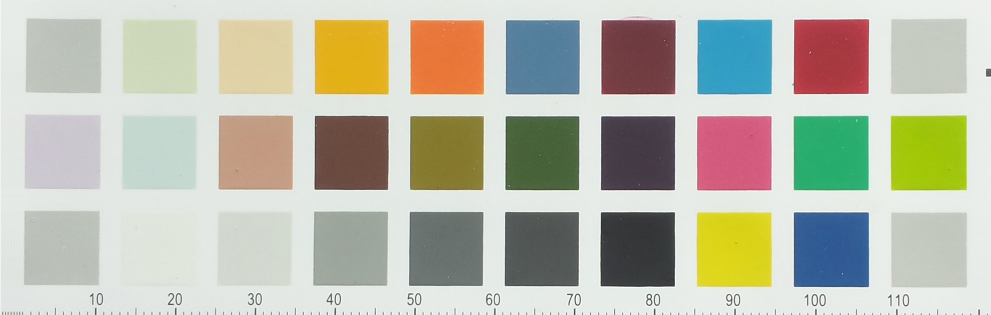
#> input picture python/strip-test/input1.jpg, 1981 x 630 px (shown at 1/2 size)
$ python calibV4-3DV5.py   (Python 2 division)
#> lines starting #> are read from the running program, lines starting #| are printed output that depends on the picture; after the words box and inside, x2 and y2 are one past the last pixel; in counts of white or black regions, pixels touching at a corner belong together; long printed decimals are rounded
import numpy as np
import math
import cv2
import sys
# color conversions from http://www.easyrgb.com/

# according to http://www.easyrgb.com/index.php?X=MATH&H=07
# functions checked with http://www.easyrgb.com/index.php?X=CALC
def RGB2XYZ(R,G,B):
	var_R = R / 255.0        #R from 0 to 255
	var_G = G / 255.0        #G from 0 to 255
	var_B = B / 255.0        #B from 0 to 255

	if var_R > 0.04045:
		var_R = math.pow((var_R + 0.055) / 1.055,2.4)
	else:
		var_R = var_R / 12.92

	if var_G > 0.04045:
		var_G = math.pow((var_G + 0.055) / 1.055,2.4)
	else:
		var_G = var_G / 12.92

	if var_B > 0.04045:
		var_B = math.pow((var_B + 0.055) / 1.055,2.4)
	else:
		var_B = var_B / 12.92

	var_R = var_R * 100
	var_G = var_G * 100
	var_B = var_B * 100

	#Observer. = 2deg, Illuminant = D65
	X = var_R * 0.4124 + var_G * 0.3576 + var_B * 0.1805
	Y = var_R * 0.2126 + var_G * 0.7152 + var_B * 0.0722
	Z = var_R * 0.0193 + var_G * 0.1192 + var_B * 0.9505

	return X,Y,Z

# functions checked with http://www.easyrgb.com/index.php?X=CALC
def XYZ2LAB(X,Y,Z):
	ref_X =  95.047   #Observer= 2 deg, Illuminant= D65
	ref_Y = 100.000
	ref_Z = 108.883

	var_X = X / ref_X
	var_Y = Y / ref_Y
	var_Z = Z / ref_Z

	if var_X > 0.008856:
		var_X = math.pow(var_X,1.0/3)
	else:
		var_X = 7.787 * var_X + 16.0 / 116

	if var_Y > 0.008856:
		var_Y = math.pow(var_Y,1.0/3)
	else:
		var_Y = 7.787 * var_Y + 16.0 / 116

	if var_Z > 0.008856:
		var_Z = math.pow(var_Z,1.0/3)
	else:
		var_Z = 7.787 * var_Z + 16.0 / 116

	CIEL = 116.0 * var_Y - 16
	CIEa = 500.0 * (var_X - var_Y)
	CIEb = 200.0 * (var_Y - var_Z)

	return CIEL,CIEa,CIEb

#E94 distance between two lab colours
# checked with http://colormine.org/delta-e-calculator/cie94
def E94Diff(l1,a1,b1,l2,a2,b2):
	dL = l1 - l2
	C1 = math.sqrt(a1 * a1 + b1 * b1)
	C2 = math.sqrt(a2 * a2 + b2 * b2)
	dC = C1 - C2
	da = a1 - a2
	db = b1 - b2

	dE = math.sqrt(dL**2 + da**2 + db**2)
	if math.sqrt(dE) > (math.sqrt(abs(dL)) + math.sqrt(abs(dC))):
		dH = math.sqrt((dE * dE) - (dL * dL) - (dC * dC))
	else:
		dH = 0.0

	SL = 1.0
	SC = 1.0 + 0.045 * C1
	SH = 1.0 + 0.015 * C1

	dE94 = math.sqrt((dL/SL)**2 + (dC/SC)**2 + (dH/SH)**2)

	return dE94

# calibration values of QPcard 201
# numbering, with text Qpcard placed on the left:
# text | 0  1  2  3  4  5  6  7  8  9
# text | 10 11 12 13 14 15 16 17 18 19
# text | 20 21 22 23 24 25 26 27 28 29
# order B,G,R
# greyscale, from light to dark: 8,7,9,6,5,4,3
def createQPcardCalTable():
	qpCardCal = np.zeros(shape=(30,3))

	qpCardCal[0] =[184,186,186]
	qpCardCal[1] =[142,89,66]
	qpCardCal[2] =[64,201,230]
	qpCardCal[3] =[64,64,64]
	qpCardCal[4] =[94,94,94]
	qpCardCal[5] =[117,116,115]
	qpCardCal[6] =[157,159,159]
	qpCardCal[7] =[212,214,214]
	qpCardCal[8] =[238,241,239]
	qpCardCal[9] =[184,186,186]
	qpCardCal[10] =[46,180,179]
	qpCardCal[11] =[109,161,92]
	qpCardCal[12] =[122,81,171]
	qpCardCal[13] =[80,66,76]
	qpCardCal[14] =[69,104,93]
	qpCardCal[15] =[62,121,136]
	qpCardCal[16] =[71,83,105]
	qpCardCal[17] =[128,148,177]
	qpCardCal[18] =[216,219,203]
	qpCardCal[19] =[212,193,202]
	qpCardCal[20] =[184,186,186]
	qpCardCal[21] =[57,50,130]
	qpCardCal[22] =[189,149,81]
	qpCardCal[23] =[69,61,101]
	qpCardCal[24] =[157,126,108]
	qpCardCal[25] =[49,112,209]
	qpCardCal[26] =[37,166,233]
	qpCardCal[27] =[170,207,234]
	qpCardCal[28] =[193,219,217]
	qpCardCal[29] =[184,186,186]

	return qpCardCal

# Qpcard values for grayscale
# from qpcard201.it8.txt
def grayCalVal(qpCardCal):
	Bcal = [qpCardCal[8,0],qpCardCal[7,0],qpCardCal[9,0],qpCardCal[6,0],qpCardCal[5,0],qpCardCal[4,0],qpCardCal[3,0]]
	Gcal = [qpCardCal[8,1],qpCardCal[7,1],qpCardCal[9,1],qpCardCal[6,1],qpCardCal[5,1],qpCardCal[4,1],qpCardCal[3,1]]
	Rcal = [qpCardCal[8,2],qpCardCal[7,2],qpCardCal[9,2],qpCardCal[6,2],qpCardCal[5,2],qpCardCal[4,2],qpCardCal[3,2]]

	return Bcal,Gcal,Rcal

def grayMeasVal(qpCard):
	Bmeas = [qpCard[8,0],qpCard[7,0],qpCard[9,0],qpCard[6,0],qpCard[5,0],qpCard[4,0],qpCard[3,0]]
	Gmeas = [qpCard[8,1],qpCard[7,1],qpCard[9,1],qpCard[6,1],qpCard[5,1],qpCard[4,1],qpCard[3,1]]
	Rmeas = [qpCard[8,2],qpCard[7,2],qpCard[9,2],qpCard[6,2],qpCard[5,2],qpCard[4,2],qpCard[3,2]]

	return Bmeas,Gmeas,Rmeas

def dist2(b1,g1,r1,b2,g2,r2):
	return (b1-b2)**2 + (g1-g2)**2 + (r1-r2)**2

def measureSquareL(img,bitDepth,x,y,d):
	totalL = 0
	totalNum = 0
	for j in range (-d,d):
		for jj in range(-d,d):
			totalL = totalL + img[y+j,x+jj,1]
			totalNum = totalNum + 1

	avgL = 1.0 * totalL / totalNum
	return avgL

def measureSquare(img,bitDepth,x,y,d):
	totalB = totalG = totalR = 0
	totalNum = 0
	if bitDepth == 8:
		fac = 1.0
	else:
		fac = 1.0 / 256

	for j in range (-d,d):
		for jj in range(-d,d):
			totalB = totalB + img[y+j,x+jj,0] * fac
			totalG = totalG + img[y+j,x+jj,1] * fac
			totalR = totalR + img[y+j,x+jj,2] * fac
			totalNum = totalNum + 1

	avgB = 1.0 * totalB / totalNum
	avgG = 1.0 * totalG / totalNum
	avgR = 1.0 * totalR / totalNum

	totalB = totalG = totalR = 0
	totalNum = 0
	for j in range (-d,d):
		for jj in range(-d,d):
			if dist2(img[y+j,x+jj,0] * fac,img[y+j,x+jj,1] * fac,img[y+j,x+jj,2] * fac,avgB,avgG,avgR) < 100:
				totalB = totalB + img[y+j,x+jj,0] * fac
				totalG = totalG + img[y+j,x+jj,1] * fac
				totalR = totalR + img[y+j,x+jj,2] * fac
				totalNum = totalNum + 1

	avgB = 1.0 * totalB / totalNum
	avgG = 1.0 * totalG / totalNum
	avgR = 1.0 * totalR / totalNum

	return avgB, avgG, avgR

# xoff, yoff: offset of first block
# dist: distance between blocks
# size: size of block
# card numbering: column, row, with column=0....9, row=0...2
def measureCard(img,bitDepth,xoff,yoff,dist,size):
	qpCard = np.zeros(shape=(30,3))

	# get values
	for i in range(0,3):
		for ii in range(0,10):
			sqNum = 29 - 10 * i - ii
			B,G,R = measureSquare(img, bitDepth, int(xoff + ii * (dist + size) + size * 0.5), int(yoff + i * (dist + size) + size * 0.5),15)
			qpCard[sqNum,0] = B
			qpCard[sqNum,1] = G
			qpCard[sqNum,2] = R
	return qpCard

def measureCardIllumHLS(img,xoff,yoff,dist,size,d):
	qpCardIllum = np.zeros(shape=(40,3))

	# get values
	num = 0
	corrY = 0
	for i in range(0,4): # rows
		for ii in range(0,10): # cols
			if i == 3:
				corrY = -dist/4;
			x = int(xoff + ii * (dist + size))
			y = int(yoff + i * (dist + size) + corrY)
			L = measureSquareL(img, 8, x, y,d)
			# print "L", L
			qpCardIllum[num,0] = x
			qpCardIllum[num,1] = y
			qpCardIllum[num,2] = L
			num = num + 1
			# print x,y,CIE_L
	return qpCardIllum

def addBlackPixel(img,x,y):
	img[y,x,0] = 0;
	img[y,x,1] = 0;
	img[y,x,2] = 0;

# visual check illumination pionts
def addBlack(img,bitDepth,xoff,yoff,dist,size,d):
	imgCopy = np.copy(img)
	corrY = 0
	for i in range(0,4):
		for ii in range(0,10):
			if i == 3:
				corrY = -dist/2;
			sqNum = 29 - 10 * i - ii
			for j in range (-d,d):
				for jj in range(-d,d):
					addBlackPixel(imgCopy,int(xoff + ii * (dist + size) + j), int(yoff + i * (dist + size) + corrY + jj))

	bgr = cv2.cvtColor(imgCopy, cv2.COLOR_HLS2BGR_FULL)
	# cv2.imshow('image',bgr)
	# cv2.waitKey(0)


def addColour(img,bitdepth,x,y,calVals):
	if bitdepth == 16:
		fac = 256
	else:
		fac = 1
	img[y,x,0] = calVals[0] * fac;
	img[y,x,1] = calVals[1] * fac;
	img[y,x,2] = calVals[2] * fac;

# visual check, puts calibrated values in sample area
def addCalColours(img,bitDepth,xoff,yoff,dist,size,calTable,filename):
	d = 15
	imgCopy = np.copy(img)
	for i in range(0,3):
		for ii in range(0,10):
			sqNum = 29 - 10 * i - ii
			for j in range (-d,d):
				for jj in range(-d,d):
					addColour(imgCopy,bitDepth,int(xoff + ii * (dist + size) + size * 0.5 + j), int(yoff + i * (dist + size) + size * 0.5 + jj),calTable[sqNum])

	# cv2.imshow('image',imgCopy)
	cv2.imwrite(filename,imgCopy)

#create a numpy array of 256 int (= single channel of the lookup table)
def createLUT(pol2B,pol2G,pol2R):
	lutB = np.arange(256, dtype = "uint16")
	lutG = np.arange(256, dtype = "uint16")
	lutR = np.arange(256, dtype = "uint16")

	for i in range(0,256):
		detB = pol2B[1]**2 - 4.0 * pol2B[0] * (pol2B[2]-i)
		if detB < 0:
			lutB[i] = i * 256
		else:
			B = int(round((-pol2B[1] + math.sqrt(detB)) * 256 / (2 * pol2B[0])))
			if B < 0:
				lutB[i] = 0
			else:
				if B > 65535:
					lutB[i] = 65535
				else:
					lutB[i] = B

		detG = pol2G[1]**2 - 4.0 * pol2G[0] * (pol2G[2]-i)
		if detG < 0:
			lutG[i] = i * 256
		else:
			G = int(round((-pol2G[1] + math.sqrt(detG)) * 256 / (2 * pol2G[0])))
			if G < 0:
				lutG[i] = 0
			else:
				if G > 65535:
					lutG[i] = 65535
				else:
					lutG[i] = G

		detR = pol2R[1]**2 - 4.0 * pol2R[0] * (pol2R[2]-i)
		if detR < 0:
			lutR[i] = i * 256
		else:
			R = int(round((-pol2R[1] + math.sqrt(detR)) * 256 / (2.0 * pol2R[0])))
			if R < 0:
				lutR[i] = 0
			else:
				if R > 65535:
					lutR[i] = 65535
				else:
					lutR[i] = R

	return cv2.merge((lutB,lutG,lutR))

# compute colour differences between original measured and calibration values
# qpCardCal has the real calibration card values
# qpCard1 has had illumination homogeneity correction
# qpCard2 has had gray scale calibration (gamma + white balance)
# qpCard3 has had 3D LUT calibration
def computeErrors(qpCardCal,qpCard1,qpCard2,qpCard3):
	E94_1_tot = E94_2_tot = E94_3_tot = 0
	E94_1_max = E94_2_max = E94_3_max = -100

	for i in range(0,30):
		X_cal,Y_cal,Z_cal = RGB2XYZ(qpCardCal[i,2],qpCardCal[i,1],qpCardCal[i,0])
		CIE_L_cal,CIE_a_cal,CIE_b_cal = XYZ2LAB(X_cal,Y_cal,Z_cal)

		X1,Y1,Z1 = RGB2XYZ(qpCard1[i,2],qpCard1[i,1],qpCard1[i,0])
		CIE_L1,CIE_a1,CIE_b1 = XYZ2LAB(X1,Y1,Z1)
		E94_1 = E94Diff(CIE_L_cal,CIE_a_cal,CIE_b_cal,CIE_L1,CIE_a1,CIE_b1)
		E94_1_tot = E94_1_tot + E94_1
		if (E94_1 > E94_1_max):
			E94_1_max = E94_1

		X2,Y2,Z2 = RGB2XYZ(qpCard2[i,2],qpCard2[i,1],qpCard2[i,0])
		CIE_L2,CIE_a2,CIE_b2 = XYZ2LAB(X2,Y2,Z2)
		E94_2 = E94Diff(CIE_L_cal,CIE_a_cal,CIE_b_cal,CIE_L2,CIE_a2,CIE_b2)
		E94_2_tot = E94_2_tot + E94_2
		if (E94_2 > E94_2_max):
			E94_2_max = E94_2

		X3,Y3,Z3 = RGB2XYZ(qpCard3[i,2],qpCard3[i,1],qpCard3[i,0])
		CIE_L3,CIE_a3,CIE_b3 = XYZ2LAB(X3,Y3,Z3)
		E94_3 = E94Diff(CIE_L_cal,CIE_a_cal,CIE_b_cal,CIE_L3,CIE_a3,CIE_b3)
		E94_3_tot = E94_3_tot + E94_3
		if (E94_3 > E94_3_max):
			E94_3_max = E94_3

	print "############# Errors ################\n"
	print "illum mean error: ", E94_1_tot/30, ", max error: ", E94_1_max
	print "gray scale mean error: ", E94_2_tot/30, ", max error: ", E94_2_max
	print "3D LUT mean error:",E94_3_tot/30, ", max error: ", E94_3_max

############################### start of main programme #############################
# input 1
xoff=55
yoff=38
dist=43
size=148

xoffb=30
yoffb=21
distb=43
sizeb=148

# [7 lines of commented-out code are left out]
img = cv2.imread('input1.jpg',cv2.IMREAD_COLOR)
#> img is the input picture: shape (630, 1981, 3); mean B, G, R 173.9, 189, 188.3

# all Qp card calibration values.
qpCardCal = createQPcardCalTable()

# create image with superimposed calibration values
addCalColours(img,8,xoff,yoff,dist,size,qpCardCal,"new-nocal.png")
#> after the loop in addCalColours, `for i in range(0,3):`:
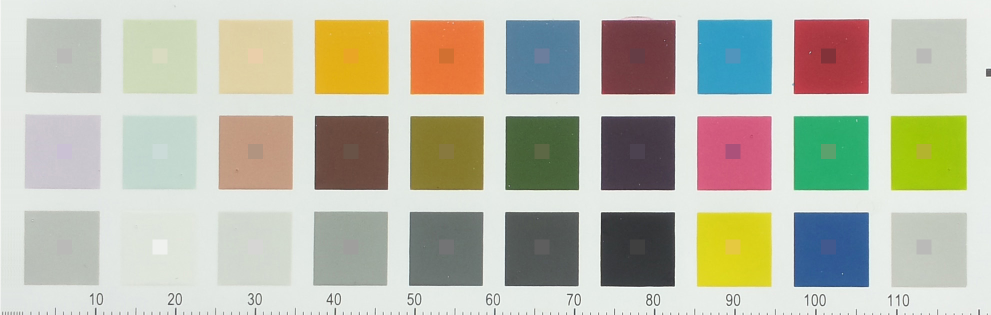
#> imgCopy: shape (630, 1981, 3) (shown at 1/2 size); 2.16% of pixels changed, all inside (x1, y1, x2, y2) = (114, 97, 1863, 509)

####################### start illumination homogeneity correction ####################
# Using https://clouard.users.greyc.fr/Pantheon/experiments/illumination-correction/index-en.html
hls = cv2.cvtColor(img, cv2.COLOR_BGR2HLS_FULL)
#> hls: shape (630, 1981, 3); mean of channels 0, 1, 2 96.2, 183.2, 58.6

xyl = measureCardIllumHLS(hls,xoffb,yoffb,distb,sizeb,3)
#> after the loop in measureCardIllumHLS, `for i in range(0,4):`: num = 40; qpCardIllum = 40 rows, first 8: [30, 21, 233.4], [221, 21, 228.7], [412, 21, 229.6], [603, 21, 230], [794, 21, 230.6], [985, 21, 231.3], [1176, 21, 232.5], [1367, 21, 232.7]
#> xyl has the same summary as qpCardIllum in measureCardIllumHLS

# model this with a linear slope with lstsq fit
# http://stackoverflow.com/questions/15959411/fit-points-to-a-plane-algorithms-how-to-iterpret-results
# The plane is: L = aX + bY + c

[rows,cols] = xyl.shape
#> rows = 40; cols = 3
# the third column is for the constant c
Col = np.ones((rows,3))
Col[:,0] = xyl[:,0]  #X
Col[:,1] = xyl[:,1]  #Y
L = xyl[:,2]
#> L = 40 values, max 236.3 at index 9, min 226.2 at index 30, mean 231.2
(a,b,c),resid,rank,s = np.linalg.lstsq(Col,L)
#> a = 0.00373; b = -0.0014; c = 228.4; resid = [76.87]; rank = 3; s = [6822.7, 1616.9, 2.64]
print "plane model (z = ax + by + c): ", a,b,c
#| plane model (z = ax + by + c):  0.003733 -0.001395 228.353

#compute mean (the value of the plane in the middle of the image)
[ver,hor,depth] = img.shape
#> ver = 630; hor = 1981; depth = 3
Lmean = a * (hor/2) + b * (ver/2) + c
#> Lmean = 231.6
print "dimensions:",hor, ver
#| dimensions: 1981 630
print "Lmean:",Lmean
#| Lmean: 231.609

# correct image
# use the the plane to recalibrate the patches
imgIllCorr = np.zeros((hls.shape[0],hls.shape[1],3), np.uint8)
for i in range(0,hls.shape[0]): # rows (y)
	for ii in range(0,hls.shape[1]): # cols (x)
		imgIllCorr[i,ii,0] = hls[i,ii,0]
		imgIllCorr[i,ii,1] = int(round(hls[i,ii,1] - (a * ii + b * i + c) + Lmean))
		imgIllCorr[i,ii,2] = hls[i,ii,2]
#> imgIllCorr: shape (630, 1981, 3); mean of channels 0, 1, 2 96.2, 183, 58.6

imgCorrRGB = cv2.cvtColor(imgIllCorr, cv2.COLOR_HLS2BGR_FULL)

# export result with calibration values
addCalColours(imgCorrRGB,8,xoff,yoff,dist,size,qpCardCal,"new-illum-homog.png")
#> call 2 of addCalColours, with bitDepth = 8, xoff = 55, yoff = 38, dist = 43, size = 148, calTable = array of shape (30, 3), filename = 'new-illum-homog.png'
#> after the loop in addCalColours (call 2), `for i in range(0,3):`:
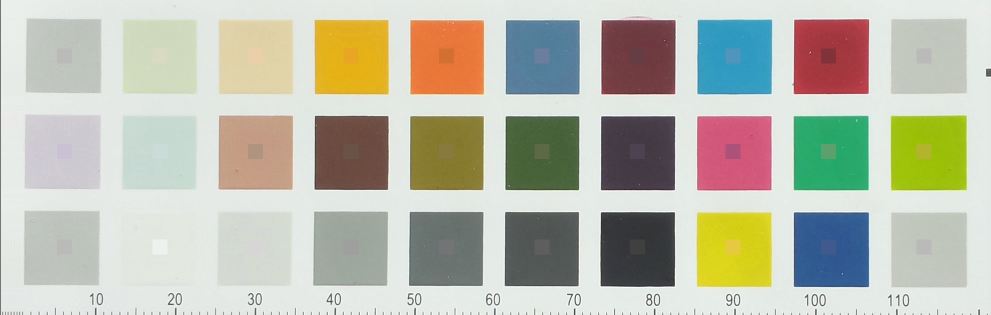
#> imgCopy: shape (630, 1981, 3) (shown at 1/2 size); mean B, G, R 174, 188.8, 188.3

######################## end illumination correction ######################

######################## start gray callibration - 1D LUT #################
qpCard1 = measureCard(imgCorrRGB,8,xoff,yoff,dist,size)
#> after the loop in measureCard, `for i in range(0,3):`: qpCard = 30 rows, first 8: [188.6, 198.6, 192.6], [144.1, 88.25, 46.35], [22.94, 209.1, 216.1], [55.98, 53.66, 52.68], [84.65, 86.28, 81.04], [110.5, 114.2, 104.6], [156.4, 165.5, 156.8], [208.5, 217, 211.6]
#> qpCard1 has the same summary as qpCard in measureCard

# start grayscale calibration
Bcal,Gcal,Rcal = grayCalVal(qpCardCal)
Bmeas,Gmeas,Rmeas = grayMeasVal(qpCard1)
#> in grayMeasVal, `Bmeas = [qpCard[8,0],qpCard[7,0],qpCard[9,0],qpCard[6,0],qpCard[5,0],q..`: Bmeas = [223, 208.5, 187.6, 156.4, 110.5, 84.65, 55.98]
#> in grayMeasVal, `Gmeas = [qpCard[8,1],qpCard[7,1],qpCard[9,1],qpCard[6,1],qpCard[5,1],q..`: Gmeas = [231.4, 217, 193.8, 165.5, 114.2, 86.28, 53.66]
#> in grayMeasVal, `Rmeas = [qpCard[8,2],qpCard[7,2],qpCard[9,2],qpCard[6,2],qpCard[5,2],q..`: Rmeas = [226.1, 211.6, 189.4, 156.8, 104.6, 81.04, 52.68]
#> Bmeas = [223, 208.5, 187.6, 156.4, 110.5, 84.65, 55.98]; Gmeas = [231.4, 217, 193.8, 165.5, 114.2, 86.28, 53.66]; Rmeas = [226.1, 211.6, 189.4, 156.8, 104.6, 81.04, 52.68]

pol2B = np.polyfit(Bcal,Bmeas,2)
#> pol2B = [-0.00149, 1.45, -35.04]
pol2G = np.polyfit(Gcal,Gmeas,2)
#> pol2G = [-0.00201, 1.66, -47.77]
pol2R = np.polyfit(Rcal,Rmeas,2)
#> pol2R = [-0.00129, 1.43, -38.14]

# print pol2B,pol2G,pol2R

# create 1D linearizing lut. This does gamma correction and white balance
lut = createLUT(pol2B,pol2G,pol2R)
#> the loop in createLUT, `for i in range(0,256):` made 256 passes
#> (detB, B, detG, G, detR, R) on passes 1 to 12: (1.9, 6332, 2.36, 7663, 1.85, 6997), (1.9, 6518, 2.35, 7829, 1.85, 7185), (1.89, 6704, 2.34, 7997, 1.84, 7373), (1.89, 6890, 2.33, 8164, 1.84, 7562), (1.88, 7076, 2.33, 8332, 1.83, 7751), (1.87, 7263, 2.32, 8500, 1.82, 7941), (1.87, 7450, 2.31, 8668, 1.82, 8130), (1.86, 7638, 2.3, 8837, 1.81, 8320), (1.86, 7825, 2.29, 9005, 1.81, 8510), (1.85, 8013, 2.29, 9175, 1.8, 8701), (1.84, 8202, 2.28, 9344, 1.8, 8892), (1.84, 8390, 2.27, 9514, 1.79, 9083)
#> (detB, B, G, R) on passes 61 to 66: (1.55, 18039, 18237, 18802), (1.54, 18245, 18424, 19009), (1.54, 18452, 18612, 19215), (1.53, 18658, 18800, 19422), (1.52, 18866, 18988, 19630), (1.52, 19073, 19177, 19837)
#> after the loop in createLUT, `for i in range(0,256):`: lutB = 256 values from 6332 to 65535; lutG = 256 values from 7663 to 65535; lutR = 256 values from 6997 to 65535
#> lut = 256 rows, first 8: [6332, 7663, 6997], [6518, 7829, 7185], [6704, 7997, 7373], [6890, 8164, 7562], [7076, 8332, 7751], [7263, 8500, 7941], [7450, 8668, 8130], [7638, 8837, 8320]

# apply LUT and save result
img1Dcorr = np.zeros((imgCorrRGB.shape[0],imgCorrRGB.shape[1],3), np.uint16)
cv2.LUT(imgCorrRGB,lut,img1Dcorr)

# export result with calibration values attached.
addCalColours(img1Dcorr,16,xoff,yoff,dist,size,qpCardCal,"new-1D-corr.png")
qpCard2 = measureCard(img1Dcorr,16,xoff,yoff,dist,size)
#> after the loop in measureCard (call 2), `for i in range(0,3):`: qpCard = 30 rows, first 8: [191.3, 194.9, 195.7], [144.6, 92.55, 62.59], [41.69, 207.3, 222], [67.25, 66.64, 67.58], [90.78, 91, 90.7], [113.2, 113.4, 110.8], [156.9, 159.8, 158.9], [214.7, 217.1, 216.8]
#> qpCard2 has the same summary as qpCard in measureCard
######################## end gray callibration - 1D LUT #################


############################## start 3D LUT correction ##############################
#Following http://docs.scipy.org/doc/scipy/reference/tutorial/linalg.html#solving-linear-least-squares-problems-and-pseudo-inverses
# we will solve P = M x

# first create matrix M:
#     (B1 G1 R1)
#     (B2 G2 R2)
# M = (B3 G3 R3)
#     (B4 G4 R4)
#		....
#     (Bn Gn Rn)

M1 = []
Cal1 = []
for i in range(0,30):
	M1.append([qpCard2[i,0],qpCard2[i,1],qpCard2[i,2]])
	Cal1.append([qpCardCal[i,0],qpCardCal[i,1],qpCardCal[i,2]])
#> after the loop, Cal1 = 30 items, first 6: [184, 186, 186], [142, 89, 66], [64, 201, 230], [64, 64, 64], [94, 94, 94], [117, 116, 115]; M1 = 30 items, first 6: [191.3, 194.9, 195.7], [144.6, 92.55, 62.59], [41.69, 207.3, 222], [67.25, 66.64, 67.58], [90.78, 91, 90.7], [113.2, 113.4, 110.8]

M = np.array(M1)
#> M has the same summary as qpCard in measureCard
Cal = np.array(Cal1)
#> Cal = 30 rows, first 8: [184, 186, 186], [142, 89, 66], [64, 201, 230], [64, 64, 64], [94, 94, 94], [117, 116, 115], [157, 159, 159], [212, 214, 214]

sol,resid,rank,s = np.linalg.lstsq(M,Cal)
#> sol = [[0.912, 0.00308, -0.107], [0.143, 1.04, 0.406], [-0.0687, -0.057, 0.689]]; resid = [983.8, 620.1, 578.9]; s = [1460.2, 283.7, 151.3]

# use these to recalibrate the patches
img3Dcorr = np.zeros((img.shape[0],img.shape[1],3), np.uint16)
for i in range(0,img.shape[0]):
	for ii in range(0,img.shape[1]):
		Bcorr = int(round(sol[0,0] * img1Dcorr[i,ii,0] + sol[1,0] * img1Dcorr[i,ii,1]+ sol[2,0] * img1Dcorr[i,ii,2]))
		if Bcorr>65535:
			Bcorr = 65535
		if Bcorr<0:
			Bcorr = 0

		Gcorr = int(round(sol[0,1] * img1Dcorr[i,ii,0] + sol[1,1] * img1Dcorr[i,ii,1]+ sol[2,1] * img1Dcorr[i,ii,2]))
		if Gcorr>65535:
			Gcorr = 65535
		if Gcorr<0:
			Gcorr = 0

		Rcorr = int(round(sol[0,2] * img1Dcorr[i,ii,0] + sol[1,2] * img1Dcorr[i,ii,1]+ sol[2,2] * img1Dcorr[i,ii,2]))
		if Rcorr>65535:
			Rcorr = 65535
		if Rcorr<0:
			Rcorr = 0

		img3Dcorr[i,ii] = [Bcorr,Gcorr,Rcorr]
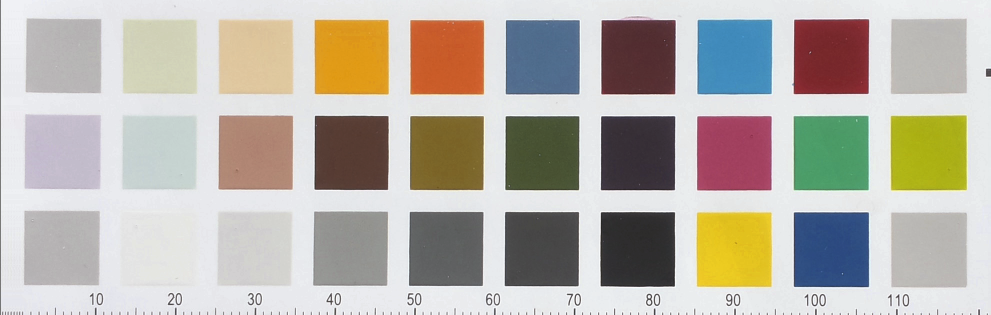
#> img3Dcorr: shape (630, 1981, 3) uint16 (shown at 1/2 size); mean of channels 0, 1, 2 46301, 48321.3, 49469.6; drawn with min black and max white

# export result with calibration colours added
addCalColours(img3Dcorr,16,xoff,yoff,dist,size,qpCardCal,"new-3Dcal-corr.png")
#> call 4 of addCalColours, with bitDepth = 16, xoff = 55, yoff = 38, dist = 43, size = 148, calTable = array of shape (30, 3), filename = 'new-3Dcal-corr.png'
#> after the loop in addCalColours (call 4), `for i in range(0,3):`:
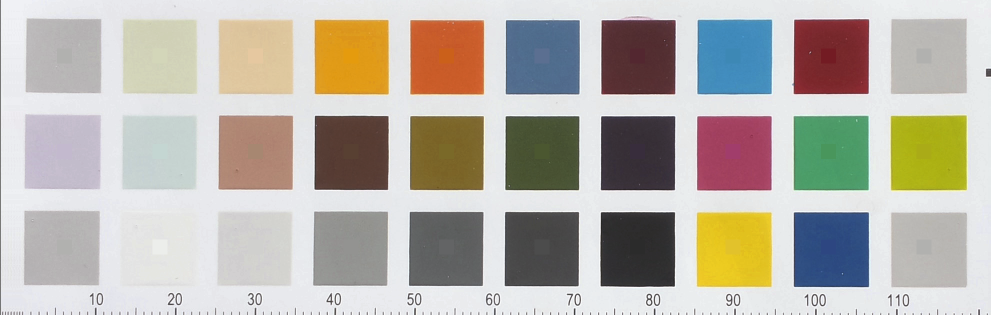
#> imgCopy: shape (630, 1981, 3) uint16 (shown at 1/2 size); 2.16% of pixels changed, all inside (x1, y1, x2, y2) = (114, 97, 1863, 509); drawn with min black and max white
qpCard3 = measureCard(img3Dcorr,16,xoff,yoff,dist,size)
#> after the loop in measureCard (call 3), `for i in range(0,3):`: qpCard = 30 rows, first 8: [189, 192, 193.6], [140.9, 93.07, 65.29], [52.43, 202.9, 232.7], [66.24, 65.62, 66.46], [89.6, 89.69, 89.78], [111.9, 111.9, 110.3], [155.1, 157.5, 157.7], [212.1, 214, 214.7]
#> qpCard3 has the same summary as qpCard in measureCard

############################## end 3D LUT correction ##############################

computeErrors(qpCardCal, qpCard1, qpCard2, qpCard3)
#> the loop in computeErrors, `for i in range(0,30):` made 30 passes
#> (X1, Y1) on pass 1: (51.38, 55.62)
#> (X1, Y1) on pass 2: (9.69, 9.62)
#| illum mean error:  4.254 , max error:  8.006
#| gray scale mean error:  2.857 , max error:  9.834
#| 3D LUT mean error: 2.005 , max error:  4.504

cv2.destroyAllWindows()
